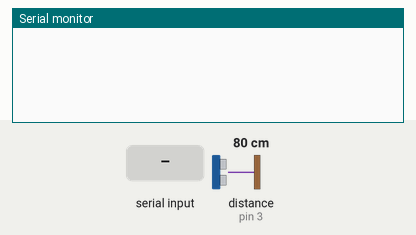
Recording of a sketch running on a simulated Arduino Uno, built with avr-gcc and run on an emulated ATmega328P. On the bench: the last lines printed to the serial monitor. The inputs (shaded band) are chosen by the test bench; at power-on: distance to the obstacle (sensor on pin 3) 80 cm. The echo pulse lasts 58.3 µs per cm.

Above: at 1.2 s.
1.3 s: "C" received over Serial
At 1.7 s:
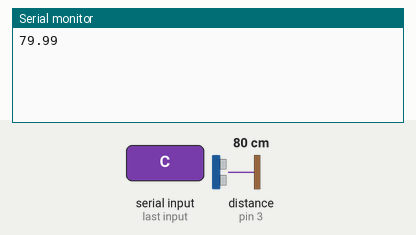
2.8 s: "1" received over Serial
At 3.9 s:
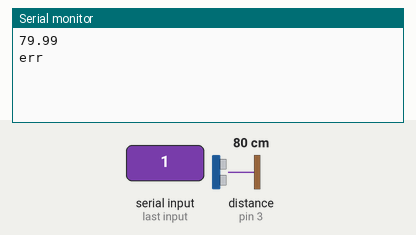

The sketch:

hc_code.ino
```cpp
#define centreTrig 2
#define centreEcho 3
#define leftTrig 8
#define leftEcho 9


float getDistance(int trig, int echo) {
  digitalWrite(trig, LOW);
  delayMicroseconds(2);
  digitalWrite(trig, HIGH);
  delayMicroseconds(10);
  digitalWrite(trig, LOW);

  long duration = pulseIn(echo, HIGH);
  float distance = duration * 0.0343 / 2;
  return distance;
}

void setup() {
  pinMode(centreEcho, INPUT);
  pinMode(centreTrig, OUTPUT);
  pinMode(leftTrig, OUTPUT);
  pinMode(leftEcho, INPUT);
  Serial.begin(9600);
}

void loop() {
  if (Serial.available()) {
    char cmd = Serial.read();
    float distance = -1.0;

    if (cmd == 'C') {
      distance = getDistance(centreTrig, centreEcho);
    }
    else if (cmd == 'L') {
      distance = getDistance(leftTrig, leftEcho);
    }

    if (distance > 0) {
      Serial.println(distance);
    }
    else {
      Serial.println("err");
    }
  }

}
```

Measured:
- after the input at 1.3 s, the serial monitor: prints a new line at once (image 1)
- after the input at 2.8 s, the serial monitor: prints a new line at once (image 2)
